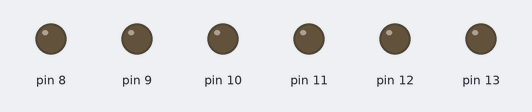
Recording of a sketch running on a simulated Arduino Uno, built with avr-gcc and run on an emulated ATmega328P. Parts: output pins drawn as LEDs (lit = HIGH). At 32.0 s the program stops and its outputs stay as they are.

Above: at 0.1 s.
At 3.6 s:
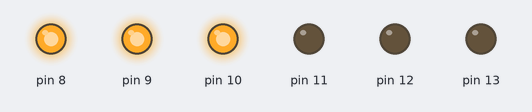
At 7.6 s:
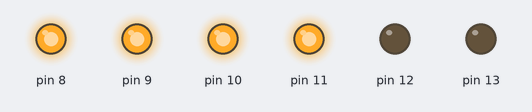
At 15.6 s:
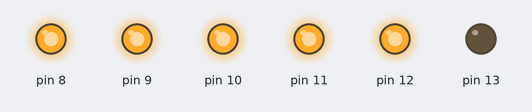
At 23.6 s:
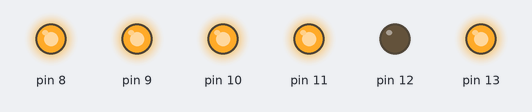
At 31.6 s:
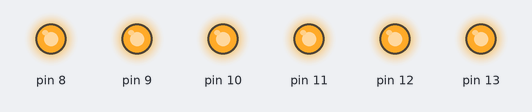
Timing chart, 0 to 33.1 s (numbered marks = the images above):
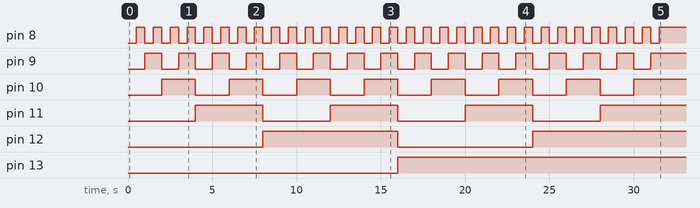

Measured:
- by itself, pin 8: alternates HIGH for 0.50 s and LOW for 0.50 s, 63 changes in all, then stays HIGH
- by itself, pin 9: alternates HIGH for 1.0 s and LOW for 1.0 s, 31 changes in all, then stays HIGH
- by itself, pin 10: alternates HIGH for 2.0 s and LOW for 2.0 s, 15 changes in all, then stays HIGH
- by itself, pin 11: alternates HIGH for 4.0 s and LOW for 4.0 s
- by itself, pin 12: LOW → HIGH at 8.0 s, → LOW 8.0 s later, → HIGH 8.0 s later
- by itself, pin 13: LOW → HIGH at 16.0 s

The sketch:

problema1.ino
```cpp
void setup() {

  for(byte i=8; i<=13; i++) {
    pinMode(i, OUTPUT);
  }
}

void loop() {
  for (byte cnt = 0; cnt < 64; cnt++) {
    for (byte pin = 8; pin <= 13; pin++) {
       digitalWrite(pin, bitRead(cnt, pin - 8));
    }

    delay(500);
  }

  while (true) {

  }
}
```
